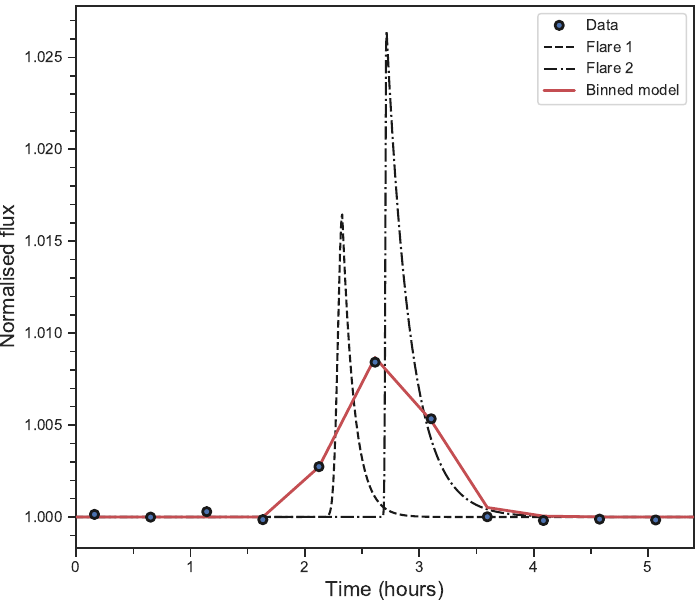

Write the Python code that produced this figure.
import numpy as np
import matplotlib.pyplot as plt
from matplotlib import ticker as tic
# from astropy.io import fits
# import batman
# import urllib
# from tqdm import tqdm
# import os
from scipy.interpolate import interp1d
import altaipony.fakeflares as ffl
import bayesflare.models.model as m
import dill
import my_constants as myc
import corner
import seaborn as sns
sns.set()
sns.set_palette("Dark2")
sns.set_color_codes()
sns.set_style("ticks")

# epics = """247831507
# 247839422
# 247845752
# 247850729
# 247853139
# 247857741
# 247858390
# 247858453
# 247859143
# 247862098
# 247862900
# 247864498
# 247870344
# 247870569
# 247871295
# 247871738
# 247874534
# 247876252
# 247880949
# 247882085
# 247883267
# 247894072
# 247895322
# 247896007
# 247907172
# 247908250
# 247909274
# 247916899
# 247917882
# 247918080
# 247919604
# 247921677
# 247922410
# 247923794
# 247926159
# 247930016
# 247932205
# 247933788
# 247935061
# 247935687
# 247935696
# 247939258
# 247941378
# 247941613
# 247941930
# 247947563
# 247950654
# 247952042
# 247958685
# 247960397
# 247960696
# 247963829
# 247965109
# 247967408
# 247968420
# 247968501
# 247969163
# 247969715
# 247970815
# 247972566
# 247973705
# 247974606
# 247976253
# 247979530
# 247980762
# 247983269
# 247986139
# 247988689
# 247989703
# 247989931
# 247991214
# 247991373
# 247992574
# 247992575
# 247993234
# 247993651
# 247997069
# 247998793
# 247999780
# 248005824
# 248006392
# 248006676
# 248007162
# 248007785
# 248010214
# 248014510
# 248015397
# 248017479
# 248018164
# 248021334
# 248021602""".split("\n")
#
# lc_c = fits.open("ktwo247887989-c13_llc.fits")[1].data
# t_c = lc_c.TIME
# f_c = lc_c.PDCSAP_FLUX
# e_c = lc_c.PDCSAP_FLUX_ERR
# q_c = lc_c.SAP_QUALITY
# mask_c = np.isfinite(f_c) & np.isfinite(t_c)
# f_n_c = f_c[mask_c] / np.nanmedian(f_c[mask_c])
# # plt.plot(t_c[mask_c], f_n_c, "k.")
#
# corr = []
# # for epic in tqdm(epics):
# for j in [21, 49]:
#     epic = epics[j]
#
#     url1 = "https://archive.stsci.edu/missions/k2/lightcurves/c13/"
#     filename = 'ktwo' + epic + '-c13_llc.fits'
#     fullfilename = 'channel50/' + filename
#
#     is_file = os.path.isfile(fullfilename)  # check if already downloaded
#     if not is_file:
#         url2 = epic[:4] + '00000/' + epic[4:6] + '000/'
#         url = url1 + url2 + filename
#
#         dl = urllib.URLopener()
#         dl.retrieve(url, fullfilename)
#
#     lc = fits.open(fullfilename)[1].data
#     t = lc.TIME
#     f = lc.PDCSAP_FLUX
#     e = lc.PDCSAP_FLUX_ERR
#     q = lc.SAP_QUALITY
#
#     mask = np.isfinite(f) & np.isfinite(t)
#     f_n = f[mask] / np.nanmedian(f[mask])
#     # plt.plot(t[mask], f_n, ".")
#
#     ts1, ts2 = [], []
#     for i in range(t[mask].size):
#         t2i = np.abs(t[mask][i] - t_c[mask_c]).argmin()
#         if np.abs(t[mask][i] - t_c[mask_c][t2i]) < (0.5 * 29.4 / 60. / 24.):
#             ts1.append(i)
#             ts2.append(t2i)
#
#     # c = np.correlate(f_n[ts1], f_n_c[ts2])
#     # corr.append(c[0])
#
#     f = f_n_c[ts2] / f_n[ts1]
#     corr.append(np.std(f))
#
#     plt.plot(t[mask][ts1], f, ".", lw=1, ls="-")
#
# # plt.plot(range(len(corr)), corr, color="k", marker="o")
# plt.show()

t, f, e = np.loadtxt("lc-none-mySFF.dat", unpack=True)

# flares = (f - 1.) > 2.*e[0]
# # contig = np.append(flares[1:] & flares[:-1], False)
#
# contig = np.zeros(flares.size, bool)
# for i in range(1, flares.size):
#     if flares[i-1] and flares[i]:
#         contig[i-1:i+1] = True
#
# plt.plot(t[contig], f[contig], "r.", ls="-")
# plt.plot(t[~contig], f[~contig], "k.")
# plt.show()


def chi_sq(o, c):
    return np.sum((o - c)**2.)


lum = 0.033 * myc.LS

mask = (t > 3018.2) & (t < 3018.6)
# mask = np.ones(t.size, bool)
ft, ff, fe = t[mask], f[mask], e[mask]

# in_flare = (ft > 3018.34) & (ft < 3018.44)
# nrg = np.trapz((ff[in_flare] - 1.)*lum, x=ft[in_flare]*24.*3600.)
#
# print "Total energy = {} erg".format(nrg)

ft = (ft - ft[0])*24.

tspace = ft[1]
ti = np.linspace(ft[0]-tspace/2., ft[-1]+tspace/2., ft.size*100)       # in hours

# fl_ss = m.Flare(ts=ti, t0=4.5, amp=0.012).model(pdict={'t0': 4.5, 'taugauss': 0.002, 'tauexp': 0.2, 'amp': 0.12})
# fl = fl_ss.reshape(ft.size, 100).sum(axis=1) / 100.
# plt.plot(ti, fl_ss)
# plt.plot(ft, fl)
# plt.show()


with open("flare-posprob.pkl", "rb") as pklf:
    pos_all, prob_all, _ = dill.load(pklf)

# pos = pos_all[np.argmax(prob_all)]
# pos = pos_all[-1]

# plt.plot(prob_all)
# plt.axhline(np.percentile(prob_all, 10.))
# plt.show()

mask = [(prob_all > np.percentile(prob_all, 20.)) & (pos_all[:, 2] < 0.05) & (pos_all[:, 6] < 0.05) &
        (pos_all[:, 3] > .1) & (pos_all[:, 7] > .1) & ((pos_all[:, 4] - pos_all[:, 0]) < 0.385) &
        ((pos_all[:, 4] - pos_all[:, 0]) > 0.01)]  # & (pos_all[:, 1] < pos_all[:, 5])]
print pos_all[mask]

plt.plot(pos_all[mask][:, 4] - pos_all[mask][:, 0])
plt.show()

pos = pos_all[mask][0]

for pos in pos_all[mask]:
    flares_ss = np.array([m.Flare(ts=ti, t0=pos[0 + i * 4], amp=pos[1 + i * 4]).
                         model(
        pdict={'t0': pos[0 + i * 4], 'taugauss': pos[2 + i * 4], 'tauexp': pos[3 + i * 4], 'amp': pos[1 + i * 4]})
                          for i in range(2)])

    flares = np.array([fl.reshape(ft.size, 100).sum(axis=1) / 100. for fl in flares_ss])

    plt.figure(figsize=(7, 6))
    plt.plot(ft, ff, ".", ms=12, zorder=8, lw=0., label="Data", markerfacecolor="b", markeredgecolor="k",
             markeredgewidth=2)
    plt.plot(ti, flares_ss[0] + 1., "k--", label="Flare 1", zorder=5)
    plt.plot(ti, flares_ss[1] + 1., "k-.", label="Flare 2", zorder=6)
    plt.plot(ft, np.sum(flares, axis=0) + 1., "r-", label="Binned model", lw=2, zorder=7)
    plt.legend()
    plt.xlabel("Time (hours)", fontsize=15)
    plt.ylabel("Normalised flux", fontsize=15)
    plt.tight_layout(0.)
    plt.show()

s = "\nPeak time = {:.2f} hours\nAmplitude = {:.4f}\nRise time = {:.2f} hours\nDecay time = {:.2f} hours" \
    "\nPeak time = {:.2f} hours\nAmplitude = {:.4f}\nRise time = {:.2f} hours\nDecay time = {:.2f} hours\n"
print s.format(*pos)

# fig = plt.figure(figsize=(14, 8))
# for i in range(len(pos_all[0])):
#     fig.add_subplot(2, 4, i+1)
#     plt.hist(pos_all[:, i][prob_all > np.percentile(prob_all, 10.)], bins=100)
# plt.show()

flares_ss = np.array([m.Flare(ts=ti, t0=pos[0+i*4], amp=pos[1+i*4]).
                      model(pdict={'t0': pos[0+i*4], 'taugauss': pos[2+i*4], 'tauexp': pos[3+i*4], 'amp': pos[1+i*4]})
                      for i in range(2)])

flares = np.array([fl.reshape(ft.size, 100).sum(axis=1) / 100. for fl in flares_ss])

ti -= 1.8
ft -= 1.8

plt.figure(figsize=(7, 6))
plt.plot(ft, ff, ".", ms=12, zorder=8, lw=0., label="Data", markerfacecolor="b", markeredgecolor="k", markeredgewidth=2)

plt.plot(ti, flares_ss[0]+1., "k--", label="Flare 1", zorder=5)
plt.plot(ti, flares_ss[1]+1., "k-.", label="Flare 2", zorder=6)
# plt.plot(ti, np.sum(flares_ss, axis=0)+1., "k-", label="Flare 1 & 2")
plt.plot(ft, np.sum(flares, axis=0)+1., "r-", label="Binned model", lw=2, zorder=7)

plt.legend()
plt.xlim(0., 5.4)
# plt.ylim(0.999, 1.01)
plt.gca().xaxis.set_major_locator(tic.MultipleLocator(base=1.))
plt.gca().xaxis.set_minor_locator(tic.MultipleLocator(base=0.5))
plt.gca().yaxis.set_major_locator(tic.MultipleLocator(base=0.005))
plt.gca().yaxis.set_minor_locator(tic.MultipleLocator(base=0.001))
plt.xlabel("Time (hours)", fontsize=15)
plt.ylabel("Normalised flux", fontsize=15)
plt.tight_layout(0.)
plt.savefig("flare.pdf")
plt.show()


# n_sp = 50000
# tpeak_sp = np.random.uniform(3.5, 5.5, n_sp)
# tmid_sp = np.random.uniform(3.5, 6.5, n_sp)
# ampl_sp = np.random.uniform(0.005, 0.05, n_sp)
# tgaus_sp = np.random.uniform(0.001, 0.2, n_sp)
# texp_sp = np.random.uniform(0.01, 0.8, n_sp)
#
# fls_ss = np.array([m.Flare(ts=ti, t0=tpeak_sp[i], amp=ampl_sp[i]).model(pdict={'t0': tmid_sp[i],
#                                                                                'taugauss': tgaus_sp[i],
#                                                                                'tauexp': texp_sp[i],
#                                                                                'amp': ampl_sp[i]})
#                   + 1. for i in range(n_sp)])
#
# fls = np.array([fl.reshape(ft.size, 100).sum(axis=1) / 100. for fl in fls_ss])
#
# chis = np.array([chi_sq(ff, fls[i]) for i in range(n_sp)])
#
# # plt.plot(ti, fls_ss[10])
# # plt.plot(ft, fls[10])
# # plt.plot(ft, ff, "ko")
# # plt.show()
#
# plt.plot(chis)
# plt.show()
#
# # n_sp = 10000
# # tpeak_sp = np.random.uniform(3., 6., n_sp)
# # dur_sp = np.random.uniform(0.02, 0.3, n_sp)
# # ampl_sp = np.random.uniform(0.01, 0.3, n_sp)
# #
# # fls = np.array([ffl.aflare(t=ft, tpeak=tpeak_sp[i], dur=dur_sp[i], ampl=ampl_sp[i], upsample=True, uptime=100) + 1.
# #                 for i in range(n_sp)])
# # chis = np.array([chi_sq(ff, fls[i]) for i in range(n_sp)])
# #
# # samples = np.array([ar[chis > 0.002] for ar in [tpeak_sp, dur_sp, ampl_sp]]).T
# # corner.corner(samples, labels=["tpeak", "dur", "amp"], bins=50, use_math_text=True, plot_contours=True,
# #               label_kwargs={"fontsize": 15}, hist2d_kwargs={"bins": 50})
# # plt.show()
#
# plt.hist(chis, bins=n_sp/100)
# plt.show()
#
# ind = np.argmin(chis)
# tpeak, tmid, ampl, tgaus, texp = tpeak_sp[ind], tmid_sp[ind], ampl_sp[ind], tgaus_sp[ind], texp_sp[ind]
# s = "\nPeak time = {:.2f} hours\nMid time = {:.2f} hours\nAmplitude = {:.2f}%\nRise time = {:.2f} hours\n" \
#     "Decay time = {:.2f} hours\n"
# print s.format(tpeak, tmid, ampl*100., tgaus, texp)
#
# # best_flare = ffl.aflare(t=ft, tpeak=tpeak, dur=dur, ampl=ampl, upsample=True, uptime=100) + 1.
# # best_flare_ss = ffl.aflare(t=ti, tpeak=tpeak, dur=dur, ampl=ampl) + 1.
# best_flare = fls[ind]
# best_flare_ss = m.Flare(ts=ti, t0=tpeak, amp=ampl).model(pdict={'t0': tmid, 'taugauss': tgaus, 'tauexp': texp,
#                                                          'amp': ampl}) + 1.
#
#
# plt.figure(figsize=(8, 6))
# plt.errorbar(ft, ff, fe, lw=1.5, marker=".", ms=12, elinewidth=1.5, color="k", zorder=2, label="Data")
# # plt.plot(ft, ff, ".", ms=12, zorder=2, color="k", ls="-", lw=1.5)
# plt.plot(ft, ff, ".", ms=6, zorder=3, color="b")
# # plt.plot(ft[in_flare], ff[in_flare], ".", ms=4, zorder=3, color="r")
# # plt.plot(ft, ff, lw=0.9, ls="-", zorder=1, color="k")
#
# # fi = interp1d(ft[in_flare], ff[in_flare])(ti)
# # plt.fill_between(ti, fi, np.ones(ti.size, float), fi >= 1., interpolate=True, color="0.5", alpha=0.5, hatch="\\")
#
# plt.plot(ft, best_flare, label="Flare")
# plt.plot(ti, best_flare_ss, alpha=0.4, lw=3, label="Flare-SS")
# plt.plot(ft, ff-best_flare+1., label="Residuals")
#
# # TODO
# # model = linear ~ minute | exponential decay ~ hour
# # can have multiple flares in region
# # bin/convolve to match data
# # should integrate to the observations?
#
# plt.xlim(0., 9.)
# plt.ylim(0.999, 1.01)
# plt.gca().xaxis.set_major_locator(tic.MultipleLocator(base=1.))
# plt.gca().xaxis.set_minor_locator(tic.MultipleLocator(base=0.5))
# plt.gca().yaxis.set_major_locator(tic.MultipleLocator(base=0.002))
# plt.gca().yaxis.set_minor_locator(tic.MultipleLocator(base=0.0004))
# plt.xlabel("Time from flare start (hours)", fontsize=15)
# plt.ylabel("Normalised flux", fontsize=15)
# plt.legend()
# plt.tight_layout(0.)
# plt.savefig("flare.pdf")
# plt.show()
